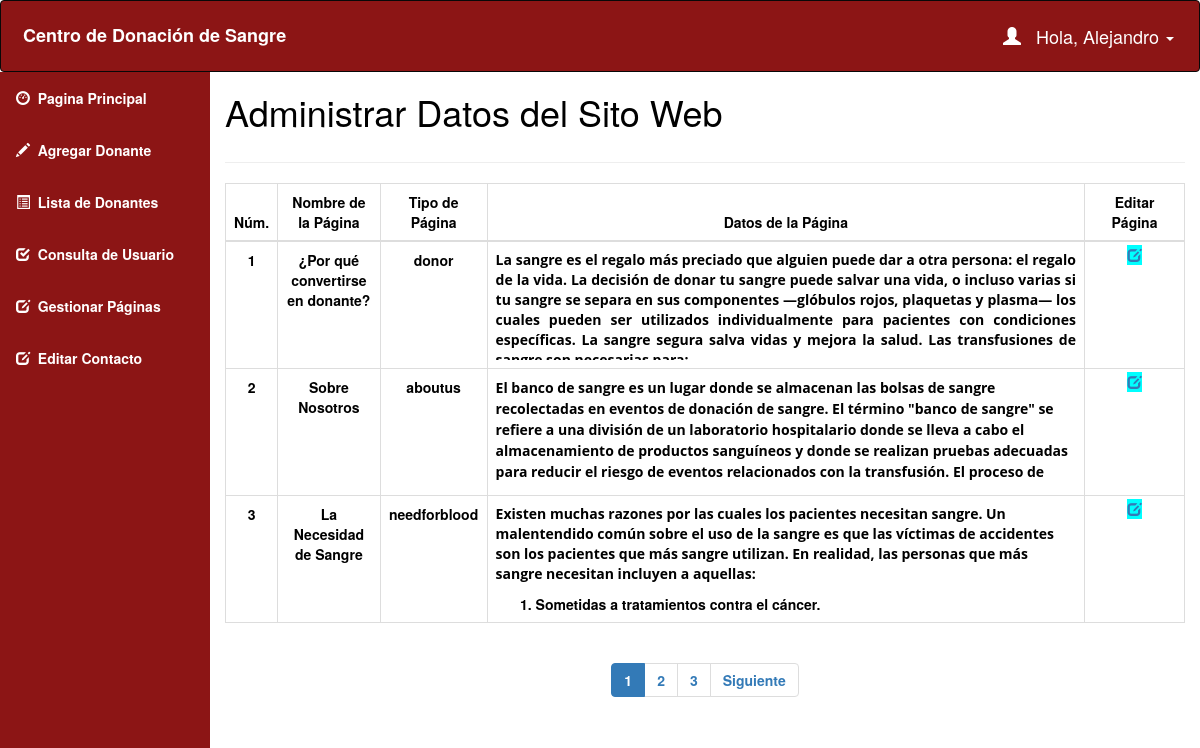
The page /admin/pages.php (signed in) on the database its author committed.
### tables this page shows
CREATE TABLE `project_05_admin_info` (
  `admin_id` int(10) NOT NULL,
  `admin_name` varchar(50) NOT NULL,
  `admin_username` varchar(50) NOT NULL,
  `admin_password` varchar(50) NOT NULL
);

CREATE TABLE `project_05_pages` (
  `page_id` int(11) NOT NULL,
  `page_name` varchar(255) NOT NULL,
  `page_type` varchar(50) DEFAULT NULL,
  `page_data` longtext NOT NULL
);

### admin/pages.php (the view, shortened to what this page needs)
<!DOCTYPE html>
<html>
  <head>
      <link href="css/style.css" rel="stylesheet">
      <link rel="stylesheet" href="https://maxcdn.bootstrapcdn.com/bootstrap/3.4.1/css/bootstrap.min.css">
  </head>
  <body style="color:black">
      <?php
      include 'conn.php';
      if (isset($_SESSION['loggedin']) && $_SESSION['loggedin'] == true) {
      ?>
          <div id="header">
              <?php include 'header.php'; ?>
          </div>
          <div id="sidebar">
              <?php $active = "páginas";
              include 'sidebar.php'; ?>
          </div>
          <div id="content">
              <div class="content-wrapper">
                  <div class="container-fluid">
                      <div class="row">
                          <div class="col-md-12 lg-12 sm-12">
                              <h1 class="page-title">Administrar Datos del Sito Web</h1>
                          </div>
                      </div>
                      <hr>
                      <?php
                      $limit = 3;
                      if (isset($_GET['page'])) {
                          $page = $_GET['page'];
                      } else {
                          $page = 1;
                      }
                      $offset = ($page - 1) * $limit;
                      $count = $offset + 1;
                      $sql = "select * from project_05_pages LIMIT {$offset},{$limit} ";
                      $result = mysqli_query($conn, $sql);
                      if (mysqli_num_rows($result) > 0) {
                      ?>
                          <div class="table-responsive">
                              <table class="table table-bordered" style="text-align:center">
                                  <thead style="text-align:center">
                                      <th style="text-align:center">Núm.</th>
                                      <th style="text-align:center">Nombre de la Página</th>
                                      <th style="text-align:center">Tipo de Página</th>
                                      <th style="text-align:center">Datos de la Página</th>
                                      <th style="text-align:center">Editar Página</th>
                                  </thead>
                                  <tbody>
                                      <?php
                                      while ($row = mysqli_fetch_assoc($result)) { ?>
                                          <tr>
                                              <td><?php echo  $count++; ?></td>
                                              <td><?php echo $row['page_name']; ?></td>
                                              <td><?php echo $row['page_type']; ?></td>
                                              <td id="example" style="text-align:left">
                                                  <div style="width:100%; max-height:110px; overflow:auto"><?php echo $row['page_data']; ?></div>
                                              </td>
                                              <td id="he" style="width:100px;">
                                                  <a style="background-color:aqua" href='update_page_details.php?type=<?php echo $row['page_type']; ?>'> <span class="glyphicon glyphicon-edit"></span></a>
                                              </td>
                                          </tr>
                                      <?php } ?>
                                  </tbody>
                              </table>
                          </div>
                      <?php } ?>
                      <div class="table-responsive" style="text-align:center;align:center">
                          <?php
                          $sql1 = "SELECT * FROM project_05_pages";
                          $result1 = mysqli_query($conn, $sql1) or die("Error en la consulta.");
                          if (mysqli_num_rows($result1) > 0) {
                              $total_records = mysqli_num_rows($result1);
                              $total_page = ceil($total_records / $limit);
                              echo '<ul class="pagination admin-pagination">';
                              for ($i = 1; $i <= $total_page; $i++) {
                                  if ($i == $page) {
                                      $active = "active";
                                  } else {
                                      $active = "";
                                  }
                                  echo '<li class="' . $active . '"><a href="pages.php?page=' . $i . '">' . $i . '</a></li>';
                              }
                              if ($total_page > $page) {
                                  echo '<li><a href="pages.php?page=' . ($page + 1) . '">Siguiente</a></li>';
                              }
                              echo '</ul>';
                          }
                          ?>
                      </div>
                  </div>
              </div>
          </div>
      <?php }
      ?>
  </body>
</html>

### admin/header.php (shortened to what this page needs)
<nav class="navbar navbar-inverse">
  <div class="container-fluid">
    <div class="navbar-header">
      <a class="navbar-brand" id="qq" href="dashboard.php">Centro de Donación de Sangre</a>
    </div>
    <ul class="nav navbar-nav navbar-right">
      <li class="dropdown">
        <a class="dropdown-toggle" id="qw" data-toggle="dropdown" href="#">
          <span class="glyphicon glyphicon-user"></span>&nbsp;&nbsp;
          <?php
          include 'conn.php';
          $username=$_SESSION['username'];
          $sql="select * from project_05_admin_info where admin_username='$username'";
          $result=mysqli_query($conn,$sql) or die("La consulta falló.");
          $row=mysqli_fetch_assoc($result);
          echo "Hola, ".$row['admin_name'];
          ?>
          <span class="caret"></span>
        </a>
      </li>
    </ul>
  </div>
</nav>

### admin/css/style.css (style rules this page uses)
body { color: #333; }
#sidebar { position: relative; margin-top: -20px; background-color: #8c1515; }
#content { position: relative; margin-left: 210px; }
.navbar { background-color: #8c1515 !important; padding: 10px 10px; color: #fff; }
.navbar a { float: left; color: #fff !important; text-align: center; padding: 12px; text-decoration: none; font-size: 18px; line-height: 25px; }
.navbar-brand { font-size: 25px; font-weight: bold; color: #e31818 !important; }
.navbar a { float: none; display: block; text-align: left; }
.navbar-right { float: none; }

### admin/pages.php (style rules this page uses)
#sidebar { position: relative; margin-top: -20px }
#content { position: relative; margin-left: 210px }
#he { font-size: 14px; font-weight: 600; text-transform: uppercase; padding: 3px 7px; color: #fff; text-decoration: none; border-radius: 3px; align: center }

### rows shown on the page
project_05_admin_info: admin_name "Alejandro"
project_05_pages: page_name "¿Por qué convertirse en donante?", page_type "donor", page_data "La sangre es el regalo más preciado que alguien puede dar a otra persona: el regalo de la vida. La decisión de donar tu sangre puede salvar una vida, o incluso varias si tu sangre se separa en sus componentes —glóbulos rojos, plaquetas y plasma— los cuales pueden ser utilizados individualmente para pacientes con condiciones específicas. La sangre segura salva vidas y mejora la salud. Las transfusiones de…"
project_05_pages: page_name "Sobre Nosotros", page_type "aboutus", page_data "El banco de sangre es un lugar donde se almacenan las bolsas de sangre recolectadas en eventos de donación de sangre. El término \"banco de sangre\" se refiere a una división de un laboratorio hospitalario donde se lleva a cabo el almacenamiento de productos sanguíneos y donde se realizan pruebas adecuadas para reducir el riesgo de eventos relacionados con la transfusión. El proceso de…"
project_05_pages: page_name "La Necesidad de Sangre", page_type "needforblood", page_data "Existen muchas razones por las cuales los pacientes necesitan sangre. Un malentendido común sobre el uso de la sangre es que las víctimas de accidentes son los pacientes que más sangre utilizan. En realidad, las personas que más sangre necesitan incluyen a aquellas: Sometidas a tratamientos contra el cáncer."
